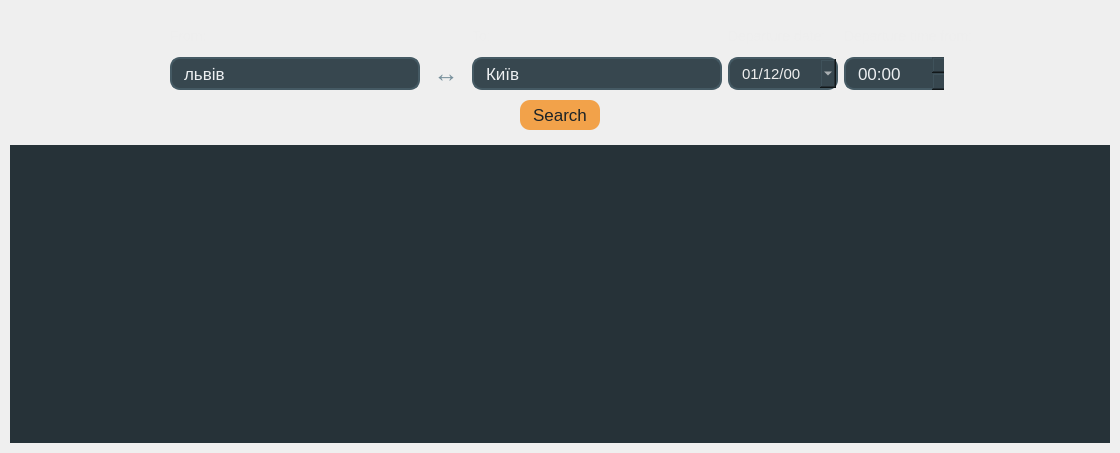
<?xml version="1.0" encoding="UTF-8"?>
<ui version="4.0">
 <class>BuyTickets</class>
 <widget class="QWidget" name="BuyTickets">
  <property name="geometry">
   <rect>
    <x>0</x>
    <y>0</y>
    <width>1120</width>
    <height>453</height>
   </rect>
  </property>
  <property name="sizePolicy">
   <sizepolicy hsizetype="Expanding" vsizetype="Expanding">
    <horstretch>0</horstretch>
    <verstretch>0</verstretch>
   </sizepolicy>
  </property>
  <property name="windowTitle">
   <string>Form</string>
  </property>
  <property name="styleSheet">
   <string notr="true">

/*--------------------------------Time Edit--------------------------------*/
QTimeEdit{

icon:none;
	background-color:#37474F ;

	border-style: solid;
	border-width: 2px;
	border-color: #455A64;
	border-radius: 10px;

	color:#ECEFF1;
	font-family: &quot;Calibri&quot;;
	font-size: 17px;

	padding-left:10px;
	padding-right:10px;
}

QTimeEdit::hover{
background-color: #263238;
}

QTimeEdit::down-button {
height:11px;
  image: url(:/recources/img/downArrow.png);
	background-color:#455A64 ;
border-style: solid;
	border-width: 2px;
	border-color: none;
	border-radius: 7px;
}
QTimeEdit::down-button:hover {
background-color: #D78730;
}

QTimeEdit::up-button {
height:11px;
  image: url(:/recources/img/upArrow.png);
	background-color:#455A64 ;
border-style: solid;
	border-width: 2px;
	border-color: #455A64;
	border-radius: 7px;
}
QTimeEdit::up-button:hover {
background-color: #D78730;
}

/*--------------------------------PopUp calendar--------------------------------*/

QCalendarWidget QToolButton {
	color:#1b2327;
    background-color: #607D8B;
	font: bold &quot;Calibri&quot;;
	font-size:14px;
  }

 QCalendarWidget QWidget { 
	alternate-background-color:#546E7A ; 
}

QCalendarWidget QAbstractItemView:enabled 
  {
	color:#d4d6d7;
	font-family:  &quot;Calibri Bold&quot;;
	font-size: 14px;
    background-color: #1e282d;  
    selection-background-color: #546E7A; 
    selection-color:#1b2327; 
  }

QCalendarWidget QWidget#qt_calendar_navigationbar
{ 
	background-color: #607D8B;
}

QCalendarWidget QMenu {
	background-color: #607D8B;
	color: #1b2327;
	
	selection-color:#607D8B ;
	selection-background-color:  #1b2327;
	font: bold &quot;Calibri&quot;;
	font-size:14px;
  }

QCalendarWidget QSpinBox { 
	color: #607D8B; 
	background-color: #607D8B;
	color: #1b2327;
	selection-background-color: #1b2327;
	selection-color: #607D8B;
	font: bold &quot;Calibri&quot;;
	font-size:14px;
  }


/*--------------------------------Date edit--------------------------------*/
QDateEdit {
	background-color:#37474F ;

	border-style: solid;
	border-width: 2px;
	border-color: #455A64;
	border-radius: 10px;

	color:#EEEEEE;
	font-family: &quot;Calibri&quot;;
	font-size: 15px;

	padding-left:10px;
	padding-right:10px;
}

QDateEdit:hover {
background-color: #263238;
}

QDateEdit::drop-down {
height:30px;
  image: url(:/recources/img/downArrow.png);    
    background-color: #455A64;
    border-style: solid;
    border-width: 1px;
	border-radius:right 8px;
    border-color:#455A64;
border-radius:8px;
 
}



/*--------------------------------Table view--------------------------------*/

QTableView{
	selection-background-color: rgb(24, 32, 36);
	background-color:#263238 ;
	alternate-background-color:rgb(33, 43, 48);
	color:rgb(200, 200, 200);

	font-family: &quot;Calibri&quot;;
	font-size: 14px;
	border: none;
}

QHeaderView::section { 
background-color:rgb(66, 85, 94);
color:rgb(195, 195, 195);
	font: bold &quot;MS Sans Serif&quot;;

	font-size: 13px;

	padding-left:10px;
	padding-right:10px;
 }

/*--------------------------------Button--------------------------------*/

QPushButton{
	
	background-color: rgba(242, 150, 47, 220);
	
	border:none;
	border-radius:10px;

	color:#1b2327;
	font-family:  &quot;Calibri Bold&quot;;
	font-size: 17px;

}

QPushButton:hover:!pressed{
	background-color: #455A64;
color:#EEEEEE;

}

QPushButton:hover:pressed{
	background-color: #37474F;
color:#DDDDDD;
}
QPushButton#ReverseDepDest{
	
	background-color: none;
	


	color:#78909C;
	font-family:  &quot;Calibri Bold&quot;;
	font-size: 25px;

}
QPushButton#ReverseDepDest:hover:!pressed{
	color:rgba(242, 150, 47, 220);


}


/*--------------------------------Line edit--------------------------------*/

QLineEdit{
	background-color:#37474F ;

	border-style: solid;
	border-width: 2px;
	border-color: #455A64;
	border-radius: 10px;

	color:#ECEFF1;
	font-family: &quot;Calibri&quot;;
	font-size: 17px;

	padding-left:10px;
	padding-right:10px;
}


QLineEdit:hover{
	background-color: #263238;
}

QLineEdit:focus{
	background-color: #1c2428;
}


/*--------------------------------Label--------------------------------*/
QLabel{
	background:none ;

	color:#EEEEEE;
font-family: &quot;Calibri&quot;;
	font-size: 14px;
	border: none;
}
</string>
  </property>
  <layout class="QGridLayout" name="gridLayout_7">
   <property name="leftMargin">
    <number>10</number>
   </property>
   <property name="topMargin">
    <number>10</number>
   </property>
   <property name="rightMargin">
    <number>10</number>
   </property>
   <property name="bottomMargin">
    <number>10</number>
   </property>
   <property name="spacing">
    <number>0</number>
   </property>
   <item row="0" column="0">
    <widget class="QStackedWidget" name="stackedWidget">
     <widget class="QWidget" name="buyMenu">
      <layout class="QGridLayout" name="gridLayout_6">
       <property name="leftMargin">
        <number>0</number>
       </property>
       <property name="topMargin">
        <number>0</number>
       </property>
       <property name="rightMargin">
        <number>0</number>
       </property>
       <property name="bottomMargin">
        <number>0</number>
       </property>
       <property name="spacing">
        <number>0</number>
       </property>
       <item row="0" column="0">
        <widget class="QWidget" name="TopBar" native="true">
         <property name="sizePolicy">
          <sizepolicy hsizetype="Expanding" vsizetype="Fixed">
           <horstretch>0</horstretch>
           <verstretch>0</verstretch>
          </sizepolicy>
         </property>
         <property name="minimumSize">
          <size>
           <width>0</width>
           <height>135</height>
          </size>
         </property>
         <property name="maximumSize">
          <size>
           <width>16777215</width>
           <height>135</height>
          </size>
         </property>
         <layout class="QGridLayout" name="gridLayout_2">
          <property name="leftMargin">
           <number>0</number>
          </property>
          <property name="topMargin">
           <number>0</number>
          </property>
          <property name="rightMargin">
           <number>0</number>
          </property>
          <property name="bottomMargin">
           <number>0</number>
          </property>
          <property name="spacing">
           <number>0</number>
          </property>
          <item row="0" column="0">
           <layout class="QGridLayout" name="gridLayout" rowstretch="5,3">
            <property name="leftMargin">
             <number>10</number>
            </property>
            <property name="topMargin">
             <number>10</number>
            </property>
            <property name="rightMargin">
             <number>10</number>
            </property>
            <property name="bottomMargin">
             <number>10</number>
            </property>
            <property name="spacing">
             <number>5</number>
            </property>
            <item row="1" column="0">
             <layout class="QGridLayout" name="gridLayout_4">
              <property name="leftMargin">
               <number>5</number>
              </property>
              <property name="topMargin">
               <number>5</number>
              </property>
              <property name="rightMargin">
               <number>5</number>
              </property>
              <property name="bottomMargin">
               <number>5</number>
              </property>
              <property name="spacing">
               <number>5</number>
              </property>
              <item row="0" column="0">
               <spacer name="horizontalSpacer">
                <property name="orientation">
                 <enum>Qt::Horizontal</enum>
                </property>
                <property name="sizeHint" stdset="0">
                 <size>
                  <width>0</width>
                  <height>0</height>
                 </size>
                </property>
               </spacer>
              </item>
              <item row="0" column="1">
               <widget class="QPushButton" name="SearchButton">
                <property name="enabled">
                 <bool>true</bool>
                </property>
                <property name="sizePolicy">
                 <sizepolicy hsizetype="Fixed" vsizetype="Fixed">
                  <horstretch>0</horstretch>
                  <verstretch>0</verstretch>
                 </sizepolicy>
                </property>
                <property name="minimumSize">
                 <size>
                  <width>80</width>
                  <height>30</height>
                 </size>
                </property>
                <property name="maximumSize">
                 <size>
                  <width>80</width>
                  <height>30</height>
                 </size>
                </property>
                <property name="text">
                 <string>Search</string>
                </property>
                <property name="checkable">
                 <bool>false</bool>
                </property>
               </widget>
              </item>
              <item row="0" column="2">
               <spacer name="horizontalSpacer_2">
                <property name="orientation">
                 <enum>Qt::Horizontal</enum>
                </property>
                <property name="sizeHint" stdset="0">
                 <size>
                  <width>0</width>
                  <height>0</height>
                 </size>
                </property>
               </spacer>
              </item>
             </layout>
            </item>
            <item row="0" column="0">
             <layout class="QGridLayout" name="gridLayout_3" rowstretch="0,0">
              <property name="spacing">
               <number>6</number>
              </property>
              <item row="1" column="4">
               <widget class="QDateEdit" name="DateEdit">
                <property name="sizePolicy">
                 <sizepolicy hsizetype="Fixed" vsizetype="Fixed">
                  <horstretch>0</horstretch>
                  <verstretch>0</verstretch>
                 </sizepolicy>
                </property>
                <property name="minimumSize">
                 <size>
                  <width>110</width>
                  <height>33</height>
                 </size>
                </property>
                <property name="maximumSize">
                 <size>
                  <width>110</width>
                  <height>33</height>
                 </size>
                </property>
                <property name="locale">
                 <locale language="English" country="UnitedKingdom"/>
                </property>
                <property name="wrapping">
                 <bool>false</bool>
                </property>
                <property name="frame">
                 <bool>true</bool>
                </property>
                <property name="readOnly">
                 <bool>false</bool>
                </property>
                <property name="specialValueText">
                 <string/>
                </property>
                <property name="dateTime">
                 <datetime>
                  <hour>0</hour>
                  <minute>0</minute>
                  <second>0</second>
                  <year>2000</year>
                  <month>12</month>
                  <day>1</day>
                 </datetime>
                </property>
                <property name="maximumDateTime">
                 <datetime>
                  <hour>23</hour>
                  <minute>59</minute>
                  <second>59</second>
                  <year>2025</year>
                  <month>12</month>
                  <day>31</day>
                 </datetime>
                </property>
                <property name="displayFormat">
                 <string>dd/MM/yy</string>
                </property>
                <property name="calendarPopup">
                 <bool>true</bool>
                </property>
               </widget>
              </item>
              <item row="1" column="3">
               <widget class="QLineEdit" name="DestinationLineEdit">
                <property name="sizePolicy">
                 <sizepolicy hsizetype="Fixed" vsizetype="Fixed">
                  <horstretch>0</horstretch>
                  <verstretch>0</verstretch>
                 </sizepolicy>
                </property>
                <property name="minimumSize">
                 <size>
                  <width>250</width>
                  <height>33</height>
                 </size>
                </property>
                <property name="maximumSize">
                 <size>
                  <width>250</width>
                  <height>33</height>
                 </size>
                </property>
                <property name="text">
                 <string>Київ</string>
                </property>
                <property name="maxLength">
                 <number>70</number>
                </property>
                <property name="placeholderText">
                 <string>Destination</string>
                </property>
               </widget>
              </item>
              <item row="1" column="2">
               <widget class="QPushButton" name="ReverseDepDest">
                <property name="sizePolicy">
                 <sizepolicy hsizetype="Fixed" vsizetype="Fixed">
                  <horstretch>0</horstretch>
                  <verstretch>0</verstretch>
                 </sizepolicy>
                </property>
                <property name="minimumSize">
                 <size>
                  <width>40</width>
                  <height>0</height>
                 </size>
                </property>
                <property name="maximumSize">
                 <size>
                  <width>40</width>
                  <height>16777215</height>
                 </size>
                </property>
                <property name="sizeIncrement">
                 <size>
                  <width>1</width>
                  <height>1</height>
                 </size>
                </property>
                <property name="text">
                 <string>↔</string>
                </property>
                <property name="autoDefault">
                 <bool>false</bool>
                </property>
               </widget>
              </item>
              <item row="1" column="0">
               <spacer name="horizontalSpacer_3">
                <property name="orientation">
                 <enum>Qt::Horizontal</enum>
                </property>
                <property name="sizeHint" stdset="0">
                 <size>
                  <width>0</width>
                  <height>0</height>
                 </size>
                </property>
               </spacer>
              </item>
              <item row="1" column="1">
               <widget class="QLineEdit" name="DepartureLineEdit">
                <property name="sizePolicy">
                 <sizepolicy hsizetype="Fixed" vsizetype="Fixed">
                  <horstretch>0</horstretch>
                  <verstretch>0</verstretch>
                 </sizepolicy>
                </property>
                <property name="minimumSize">
                 <size>
                  <width>250</width>
                  <height>33</height>
                 </size>
                </property>
                <property name="maximumSize">
                 <size>
                  <width>250</width>
                  <height>33</height>
                 </size>
                </property>
                <property name="text">
                 <string>львів</string>
                </property>
                <property name="maxLength">
                 <number>70</number>
                </property>
                <property name="frame">
                 <bool>true</bool>
                </property>
                <property name="placeholderText">
                 <string>Departure</string>
                </property>
               </widget>
              </item>
              <item row="1" column="6">
               <spacer name="horizontalSpacer_4">
                <property name="orientation">
                 <enum>Qt::Horizontal</enum>
                </property>
                <property name="sizeHint" stdset="0">
                 <size>
                  <width>0</width>
                  <height>0</height>
                 </size>
                </property>
               </spacer>
              </item>
              <item row="0" column="3">
               <widget class="QLabel" name="ToLabel">
                <property name="text">
                 <string>To:</string>
                </property>
               </widget>
              </item>
              <item row="0" column="4">
               <widget class="QLabel" name="DepTimeLab">
                <property name="sizePolicy">
                 <sizepolicy hsizetype="Preferred" vsizetype="Preferred">
                  <horstretch>0</horstretch>
                  <verstretch>0</verstretch>
                 </sizepolicy>
                </property>
                <property name="text">
                 <string>Departure date:</string>
                </property>
               </widget>
              </item>
              <item row="1" column="5">
               <widget class="QTimeEdit" name="TimeEdit">
                <property name="sizePolicy">
                 <sizepolicy hsizetype="Fixed" vsizetype="Fixed">
                  <horstretch>0</horstretch>
                  <verstretch>0</verstretch>
                 </sizepolicy>
                </property>
                <property name="minimumSize">
                 <size>
                  <width>100</width>
                  <height>33</height>
                 </size>
                </property>
                <property name="maximumSize">
                 <size>
                  <width>100</width>
                  <height>33</height>
                 </size>
                </property>
                <property name="sizeIncrement">
                 <size>
                  <width>0</width>
                  <height>0</height>
                 </size>
                </property>
                <property name="frame">
                 <bool>false</bool>
                </property>
                <property name="buttonSymbols">
                 <enum>QAbstractSpinBox::UpDownArrows</enum>
                </property>
                <property name="showGroupSeparator" stdset="0">
                 <bool>false</bool>
                </property>
                <property name="currentSection">
                 <enum>QDateTimeEdit::HourSection</enum>
                </property>
                <property name="displayFormat">
                 <string>HH:mm</string>
                </property>
                <property name="calendarPopup">
                 <bool>false</bool>
                </property>
                <property name="currentSectionIndex">
                 <number>0</number>
                </property>
               </widget>
              </item>
              <item row="0" column="1">
               <widget class="QLabel" name="FromLabel">
                <property name="sizePolicy">
                 <sizepolicy hsizetype="Preferred" vsizetype="Preferred">
                  <horstretch>0</horstretch>
                  <verstretch>0</verstretch>
                 </sizepolicy>
                </property>
                <property name="text">
                 <string>From:</string>
                </property>
               </widget>
              </item>
              <item row="0" column="5" colspan="2">
               <widget class="QLabel" name="HourLabel">
                <property name="minimumSize">
                 <size>
                  <width>120</width>
                  <height>0</height>
                 </size>
                </property>
                <property name="text">
                 <string>Departure time from:</string>
                </property>
               </widget>
              </item>
             </layout>
            </item>
           </layout>
          </item>
         </layout>
        </widget>
       </item>
       <item row="2" column="0">
        <widget class="QTableView" name="TrainsTable">
         <property name="sizePolicy">
          <sizepolicy hsizetype="Expanding" vsizetype="Expanding">
           <horstretch>0</horstretch>
           <verstretch>0</verstretch>
          </sizepolicy>
         </property>
         <property name="maximumSize">
          <size>
           <width>16777215</width>
           <height>16777215</height>
          </size>
         </property>
         <property name="sizeIncrement">
          <size>
           <width>0</width>
           <height>0</height>
          </size>
         </property>
         <property name="lineWidth">
          <number>1</number>
         </property>
         <property name="editTriggers">
          <set>QAbstractItemView::NoEditTriggers</set>
         </property>
         <property name="dragEnabled">
          <bool>false</bool>
         </property>
         <property name="alternatingRowColors">
          <bool>true</bool>
         </property>
         <property name="showGrid">
          <bool>true</bool>
         </property>
         <property name="gridStyle">
          <enum>Qt::SolidLine</enum>
         </property>
         <property name="sortingEnabled">
          <bool>true</bool>
         </property>
         <attribute name="verticalHeaderVisible">
          <bool>false</bool>
         </attribute>
         <attribute name="verticalHeaderShowSortIndicator" stdset="0">
          <bool>true</bool>
         </attribute>
        </widget>
       </item>
       <item row="1" column="0">
        <layout class="QGridLayout" name="gridLayout_8">
         <property name="leftMargin">
          <number>100</number>
         </property>
        </layout>
       </item>
      </layout>
     </widget>
     <widget class="QWidget" name="seatsMeanu">
      <layout class="QGridLayout" name="gridLayout_5" rowstretch="0,0,0,0,0,0,0">
       <property name="leftMargin">
        <number>0</number>
       </property>
       <property name="topMargin">
        <number>0</number>
       </property>
       <property name="rightMargin">
        <number>0</number>
       </property>
       <property name="bottomMargin">
        <number>0</number>
       </property>
       <property name="spacing">
        <number>0</number>
       </property>
       <item row="4" column="0">
        <layout class="QGridLayout" name="seatsLayout">
         <property name="spacing">
          <number>0</number>
         </property>
        </layout>
       </item>
       <item row="1" column="0">
        <layout class="QGridLayout" name="gridLayout_10">
         <property name="leftMargin">
          <number>15</number>
         </property>
         <property name="topMargin">
          <number>15</number>
         </property>
         <item row="0" column="0">
          <widget class="QPushButton" name="goToTrainSelect">
           <property name="sizePolicy">
            <sizepolicy hsizetype="Fixed" vsizetype="Fixed">
             <horstretch>0</horstretch>
             <verstretch>0</verstretch>
            </sizepolicy>
           </property>
           <property name="minimumSize">
            <size>
             <width>30</width>
             <height>30</height>
            </size>
           </property>
           <property name="text">
            <string>←</string>
           </property>
          </widget>
         </item>
         <item row="0" column="1">
          <spacer name="horizontalSpacer_5">
           <property name="orientation">
            <enum>Qt::Horizontal</enum>
           </property>
           <property name="sizeHint" stdset="0">
            <size>
             <width>0</width>
             <height>0</height>
            </size>
           </property>
          </spacer>
         </item>
        </layout>
       </item>
       <item row="6" column="0">
        <spacer name="verticalSpacer_2">
         <property name="orientation">
          <enum>Qt::Vertical</enum>
         </property>
         <property name="sizeHint" stdset="0">
          <size>
           <width>20</width>
           <height>40</height>
          </size>
         </property>
        </spacer>
       </item>
       <item row="2" column="0">
        <spacer name="verticalSpacer_3">
         <property name="orientation">
          <enum>Qt::Vertical</enum>
         </property>
         <property name="sizeHint" stdset="0">
          <size>
           <width>20</width>
           <height>40</height>
          </size>
         </property>
        </spacer>
       </item>
       <item row="3" column="0">
        <layout class="QGridLayout" name="wagonLayout">
         <property name="leftMargin">
          <number>0</number>
         </property>
         <property name="topMargin">
          <number>0</number>
         </property>
         <property name="rightMargin">
          <number>0</number>
         </property>
         <property name="bottomMargin">
          <number>50</number>
         </property>
         <property name="spacing">
          <number>0</number>
         </property>
        </layout>
       </item>
       <item row="5" column="0">
        <layout class="QGridLayout" name="purchaseLayout">
         <property name="leftMargin">
          <number>0</number>
         </property>
         <property name="topMargin">
          <number>35</number>
         </property>
         <property name="horizontalSpacing">
          <number>10</number>
         </property>
         <property name="verticalSpacing">
          <number>0</number>
         </property>
         <item row="0" column="5">
          <spacer name="horizontalSpacer_7">
           <property name="orientation">
            <enum>Qt::Horizontal</enum>
           </property>
           <property name="sizeHint" stdset="0">
            <size>
             <width>0</width>
             <height>0</height>
            </size>
           </property>
          </spacer>
         </item>
         <item row="0" column="2">
          <widget class="QLineEdit" name="ownerFnameLineEdit">
           <property name="sizePolicy">
            <sizepolicy hsizetype="Fixed" vsizetype="Fixed">
             <horstretch>0</horstretch>
             <verstretch>0</verstretch>
            </sizepolicy>
           </property>
           <property name="minimumSize">
            <size>
             <width>300</width>
             <height>30</height>
            </size>
           </property>
           <property name="maximumSize">
            <size>
             <width>300</width>
             <height>30</height>
            </size>
           </property>
           <property name="maxLength">
            <number>70</number>
           </property>
           <property name="placeholderText">
            <string>Owner first name</string>
           </property>
          </widget>
         </item>
         <item row="0" column="0">
          <spacer name="horizontalSpacer_6">
           <property name="orientation">
            <enum>Qt::Horizontal</enum>
           </property>
           <property name="sizeHint" stdset="0">
            <size>
             <width>0</width>
             <height>0</height>
            </size>
           </property>
          </spacer>
         </item>
         <item row="0" column="4">
          <layout class="QGridLayout" name="gridLayout_9">
           <property name="topMargin">
            <number>0</number>
           </property>
           <property name="rightMargin">
            <number>0</number>
           </property>
           <property name="horizontalSpacing">
            <number>0</number>
           </property>
           <property name="verticalSpacing">
            <number>7</number>
           </property>
           <item row="0" column="0">
            <widget class="QPushButton" name="buyTicketButton">
             <property name="sizePolicy">
              <sizepolicy hsizetype="Fixed" vsizetype="Fixed">
               <horstretch>0</horstretch>
               <verstretch>0</verstretch>
              </sizepolicy>
             </property>
             <property name="minimumSize">
              <size>
               <width>100</width>
               <height>25</height>
              </size>
             </property>
             <property name="maximumSize">
              <size>
               <width>100</width>
               <height>25</height>
              </size>
             </property>
             <property name="text">
              <string>Buy</string>
             </property>
            </widget>
           </item>
           <item row="1" column="0">
            <widget class="QPushButton" name="reserveTicketButton">
             <property name="sizePolicy">
              <sizepolicy hsizetype="Fixed" vsizetype="Fixed">
               <horstretch>0</horstretch>
               <verstretch>0</verstretch>
              </sizepolicy>
             </property>
             <property name="minimumSize">
              <size>
               <width>100</width>
               <height>25</height>
              </size>
             </property>
             <property name="maximumSize">
              <size>
               <width>100</width>
               <height>25</height>
              </size>
             </property>
             <property name="text">
              <string>Reserve</string>
             </property>
            </widget>
           </item>
          </layout>
         </item>
         <item row="0" column="3">
          <widget class="QLineEdit" name="ownerLnameLineEdit">
           <property name="sizePolicy">
            <sizepolicy hsizetype="Fixed" vsizetype="Fixed">
             <horstretch>0</horstretch>
             <verstretch>0</verstretch>
            </sizepolicy>
           </property>
           <property name="minimumSize">
            <size>
             <width>300</width>
             <height>30</height>
            </size>
           </property>
           <property name="maximumSize">
            <size>
             <width>300</width>
             <height>30</height>
            </size>
           </property>
           <property name="maxLength">
            <number>70</number>
           </property>
           <property name="placeholderText">
            <string>Owner last name</string>
           </property>
          </widget>
         </item>
         <item row="0" column="1">
          <widget class="QLabel" name="seatNumberLabel">
           <property name="sizePolicy">
            <sizepolicy hsizetype="Fixed" vsizetype="Fixed">
             <horstretch>0</horstretch>
             <verstretch>0</verstretch>
            </sizepolicy>
           </property>
           <property name="minimumSize">
            <size>
             <width>170</width>
             <height>0</height>
            </size>
           </property>
           <property name="text">
            <string>Seat number: </string>
           </property>
          </widget>
         </item>
        </layout>
       </item>
      </layout>
     </widget>
    </widget>
   </item>
  </layout>
 </widget>
 <tabstops>
  <tabstop>DepartureLineEdit</tabstop>
  <tabstop>DestinationLineEdit</tabstop>
  <tabstop>DateEdit</tabstop>
  <tabstop>TimeEdit</tabstop>
  <tabstop>SearchButton</tabstop>
  <tabstop>ReverseDepDest</tabstop>
  <tabstop>goToTrainSelect</tabstop>
  <tabstop>ownerFnameLineEdit</tabstop>
  <tabstop>ownerLnameLineEdit</tabstop>
  <tabstop>buyTicketButton</tabstop>
  <tabstop>reserveTicketButton</tabstop>
  <tabstop>TrainsTable</tabstop>
 </tabstops>
 <resources/>
 <connections/>
</ui>
